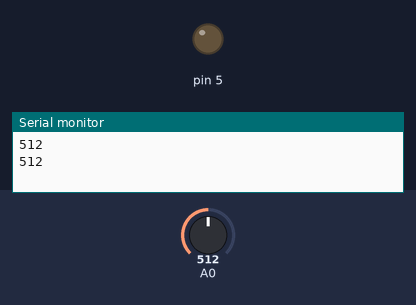
Bench run of a sketch on a simulated Arduino Uno, built with avr-gcc and run on an emulated ATmega328P. Parts: output pins drawn as LEDs (lit = HIGH), the last lines printed to the serial monitor. Inputs (shaded band) come from the test bench; at power-on: A0 = 512.

Above: at 2.8 s.
2.9 s: A0 set to 482
At 4.9 s:
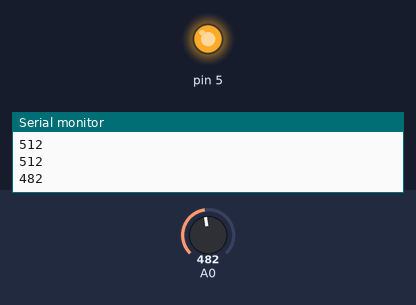
5.6 s: A0 set to 510
At 6.4 s:
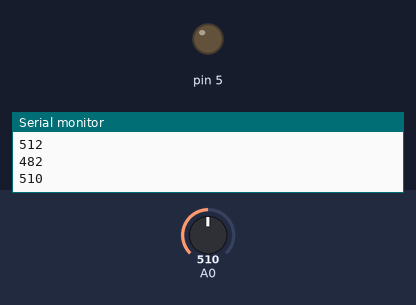
8.3 s: A0 set to 490
At 10.7 s:
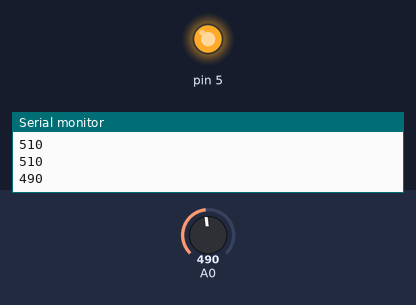
Timing chart, 0 to 12.2 s (numbered marks = the images above; inputs shaded):
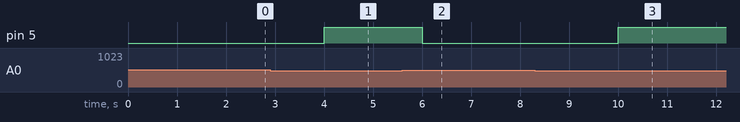

Measured:
- the behaviour switches between 500 and 499 on A0 (found by bisection; images 0 and 1)
- after the input at 2.9 s, pin 5: LOW → HIGH after 1.1 s
- after the input at 5.6 s, pin 5: HIGH → LOW after 0.40 s
- after the input at 8.3 s, pin 5: LOW → HIGH after 1.7 s

The sketch:

main.ino
```cpp
void setup() {
  // initialize serial communication at 9600 bits per second:
  pinMode(5,OUTPUT);
  digitalWrite(5,HIGH);
  Serial.begin(9600);
}


void loop() {
  // read the input on analog pin 0:
  int sensorValue = analogRead(A0);

  Serial.println(sensorValue);
  if(sensorValue>=500){
    digitalWrite(5,LOW);
  }
  else{
    digitalWrite(5,HIGH);
  }
  delay(2000);
}
```
